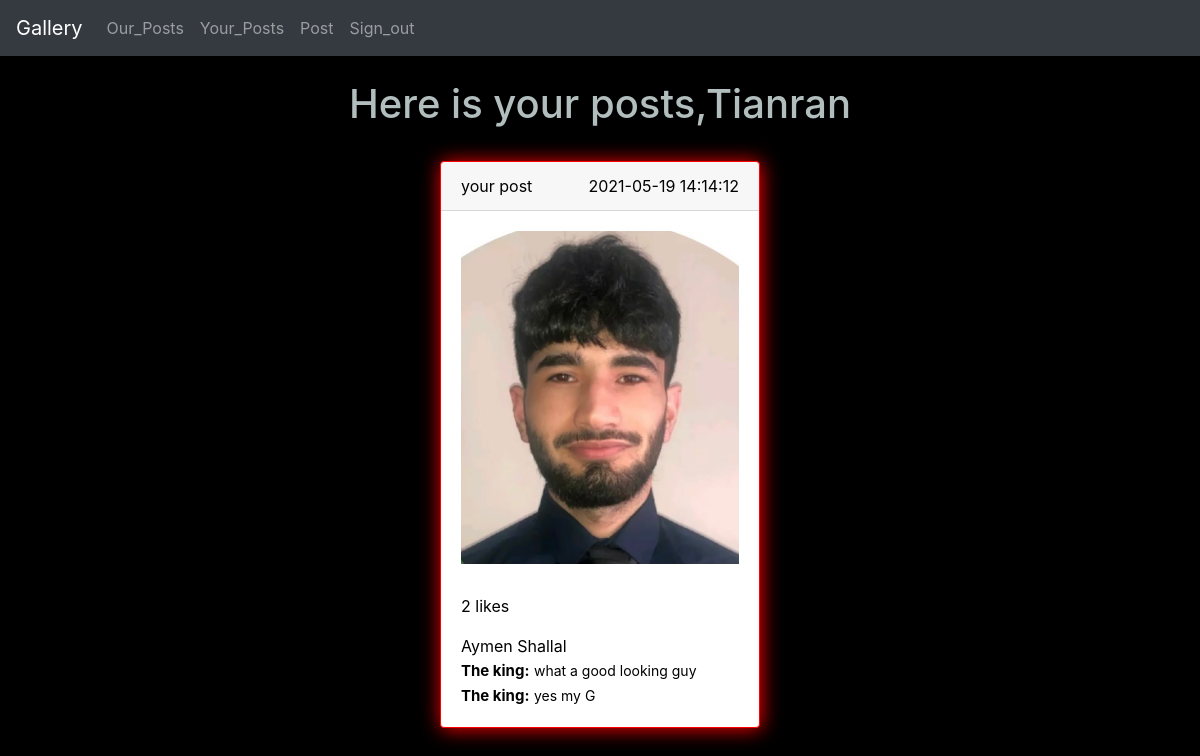
The app's page /your_post (signed in) with its own data.
### Gallery/models.py (models this page shows)
class User(db.Model,UserMixin):
   id=db.Column(db.Integer, primary_key=True)
   email=db.Column(db.String(150), unique=True)
   password=db.Column(db.String(150))
   first_name=db.Column(db.String(150))
   photos=db.relationship('Photo',backref='user', lazy=True)
   comments=db.relationship('Comment',backref='user',lazy=True)

class Photo(db.Model):
   id=db.Column(db.Integer,primary_key=True)
   description=db.Column(db.String(10000))
   path=db.Column(db.String(150))
   date=db.Column(db.DateTime(timezone=True),default=func.now())
   user_id=db.Column(db.Integer,db.ForeignKey('user.id'))# a user can have many pictures

class Comment(db.Model):
  id=db.Column(db.Integer, primary_key=True)
  photo_id=db.Column(db.Integer,db.ForeignKey('photo.id'))
  user_id=db.Column(db.Integer,db.ForeignKey('user.id'))
  body=db.Column(db.String(10000))

### Gallery/views.py (the view)
@views.route('/your_post')
@login_required
def your_photo():
   photos=Photo.query.all()
   return render_template("photo.html",user=current_user,photos=photos,Like=Like,Comment=Comment)

### Gallery/__init__.py (called while the page is built)
def make_app():
  app.config['SECRET_KEY']='1234'
  app.config['UPLOAD_FOLDER'] = UPLOAD_FOLDER
  app.config['SQLALCHEMY_DATABASE_URI']=f'sqlite:///{DB_NAME}'
  db.init_app(app)
  from .views import views
  from .auth import auth
  from .upload_file import upload_file
  from .models import User,Photo,Like,Comment
  make_database(app)
  app.register_blueprint(views,url_prefix='/')
  app.register_blueprint(auth,url_prefix='/')
  app.register_blueprint(upload_file,url_prefix='/')
  login_manager=LoginManager()
  login_manager.login_view='auth.sign_in'
  login_manager.init_app(app)
  @login_manager.user_loader
  def load_user(id):
    return User.query.get((int(id)))
  return app

### Gallery/templates/photo.html (shortened to what this page needs)
{% extends "parent.html" %}
{% block link %}<link rel="stylesheet" href="{{ url_for('static', filename='css/styles.css') }}">{% endblock %}
{% block content %}
<h1 style="text-align: center; ">Here is your posts,{{user.first_name}}</h1>
{% for photo in user.photos %}
<div class="col-md-9 col-sm-11 d-flex justify-content-center background" style="margin:auto;"  >
  <div class="cards-spacing">
      <div class="card text-center" style="width: 20rem; ">
          <div class="card-header">
              <span class="post-title">
                   your post
                </span>
              <span class="post-date">{{photo.date}}</span>
          </div>
          <div class="card-body">
              <img class="card-img-top" src={{photo.path}} alt="Card image cap">
              <p class="card-text likes">{{Like.query.filter_by(photo_id=photo.id).count()}} likes</p>
              <div class="card-text">{{photo.description}}</div>
              {% set comments =Comment.query.filter_by(photo_id=photo.id)%}
              {% for comment in comments %}
              <div class="card-text">
              {% if comment.user.id==current_user.id%}
                <b style="font-size: 15px;">Your comment:</b>
              {% else %}
                 <b style="font-size: 15px;">{{comment.user.first_name}}:</b>
              {% endif %}
             <span  style="font-size: 14px;"> {{comment.body}}</span></div>
              {% endfor %}
          </div>
      </div>
  </div>
</div>
{% endfor %}
{% endblock %}

### Gallery/static/css/styles.css (style rules this page uses)
.cards-spacing { margin: 25px 0px 25px 0px; }
.post-title { float:left; }
.post-date { float:right; }
.card-text { text-align: left; }
.likes { margin-top: 30px; }
.card { box-shadow:1px 1px 20px red ; border: 1px solid red ; color: black; }

### records on screen
User: first_name "Tianran"
Photo: date "2021-05-19 14:14:12", path (picture), query.filter_by "2", description "Aymen Shallal"
Comment: user.first_name "The king", body "what a good looking guy"
Comment: user.first_name "The king", body "yes my G"
